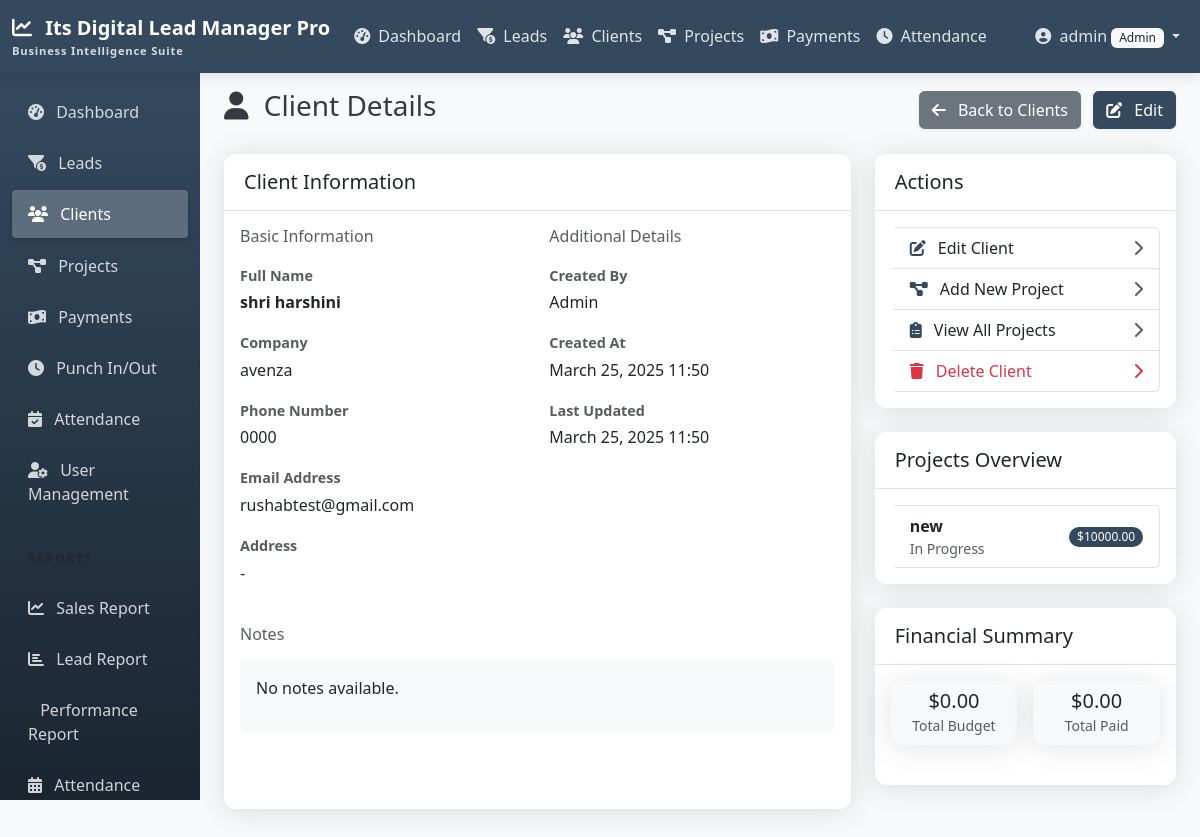
The app's page /clients/1/ (signed in) with its own data.
### accounts/models.py (models this page shows, shortened)
class CustomUser(AbstractUser):
    ROLE_CHOICES = (
        ('admin', 'Admin'),
        ('manager', 'Manager'),
        ('team_leader', 'Team Leader'),
        ('sales_rep', 'Sales Representative'),
    )
    role = models.CharField(max_length=20, choices=ROLE_CHOICES, default='sales_rep')

### clients/models.py (models this page shows, shortened)
class Client(models.Model):
    name = models.CharField(max_length=255)
    company = models.CharField(max_length=255, blank=True, null=True)
    phone = models.CharField(max_length=20)
    email = models.EmailField()
    address = models.TextField(blank=True, null=True)
    notes = models.TextField(blank=True, null=True)
    lead = models.OneToOneField(
        Lead,
        on_delete=models.SET_NULL,
        null=True,
        blank=True,
        related_name='converted_client'
    )
    created_by = models.ForeignKey(
        CustomUser,
        related_name='created_clients',
        on_delete=models.SET_NULL,
        null=True,
        blank=True
    )
    created_at = models.DateTimeField(auto_now_add=True)
    updated_at = models.DateTimeField(auto_now=True)
    class Meta:
        ordering = ['-created_at']
    @property
    def converted_from_lead(self):
        return self.lead is not None

### projects/models.py (models this page shows, shortened)
class Project(models.Model):
    name = models.CharField(max_length=255)
    description = models.TextField(blank=True, null=True)
    client = models.ForeignKey(Client, on_delete=models.CASCADE, related_name='projects')
    start_date = models.DateField()
    end_date = models.DateField(blank=True, null=True)
    status = models.ForeignKey(ProjectStatus, on_delete=models.SET_NULL, null=True)
    budget = models.DecimalField(max_digits=12, decimal_places=2, default=0)
    notes = models.TextField(blank=True, null=True)
    created_by = models.ForeignKey(
        CustomUser,
        related_name='created_projects',
        on_delete=models.SET_NULL,
        null=True,
        blank=True
    )
    created_at = models.DateTimeField(auto_now_add=True)
    updated_at = models.DateTimeField(auto_now=True)
    class Meta:
        ordering = ['-created_at']

class ProjectStatus(models.Model):
    name = models.CharField(max_length=100)
    description = models.TextField(blank=True, null=True)
    order = models.PositiveIntegerField(default=0)
    class Meta:
        ordering = ['order']
        verbose_name_plural = 'Project statuses'

### clients/views.py (the view)
# urls.py: path('<int:pk>/', views.ClientDetailView.as_view(), name='client_detail'),
class ClientDetailView(LoginRequiredMixin, ClientAccessMixin, DetailView):
    model = Client
    template_name = 'clients/client_detail.html'
    context_object_name = 'client'

### templates/clients/client_detail.html (shortened to what this page needs)
{% extends 'base.html' %}
{% block content %}
<div class="d-flex justify-content-between align-items-center mb-4">
    <h1 class="h3">
        <i class="fas fa-user me-2"></i> Client Details
    </h1>
    <div>
        <a href="{% url 'client_list' %}" class="btn btn-secondary">
            <i class="fas fa-arrow-left me-2"></i> Back to Clients
        </a>
        <a href="{% url 'client_edit' client.id %}" class="btn btn-primary ms-2">
            <i class="fas fa-edit me-2"></i> Edit
        </a>
    </div>
</div>
<div class="row">
    <div class="col-md-8 mb-4">
        <div class="card shadow h-100">
            <div class="card-header bg-white">
                <div class="d-flex justify-content-between align-items-center">
                    <h5 class="mb-0">Client Information</h5>
                </div>
            </div>
            <div class="card-body">
                <div class="row">
                    <div class="col-md-6 mb-4">
                        <h6 class="text-muted mb-3">Basic Information</h6>
                        <div class="mb-3">
                            <label class="form-label text-muted small mb-1">Full Name</label>
                            <div class="fw-bold">{{ client.name }}</div>
                        </div>
                        <div class="mb-3">
                            <label class="form-label text-muted small mb-1">Company</label>
                            <div>{{ client.company|default:"-" }}</div>
                        </div>
                        <div class="mb-3">
                            <label class="form-label text-muted small mb-1">Phone Number</label>
                            <div>{{ client.phone }}</div>
                        </div>
                        <div class="mb-3">
                            <label class="form-label text-muted small mb-1">Email Address</label>
                            <div>{{ client.email }}</div>
                        </div>
                        <div class="mb-3">
                            <label class="form-label text-muted small mb-1">Address</label>
                            <div>{{ client.address|default:"-"|linebreaks }}</div>
                        </div>
                    </div>
                    <div class="col-md-6 mb-4">
                        <h6 class="text-muted mb-3">Additional Details</h6>
                        <div class="mb-3">
                            <label class="form-label text-muted small mb-1">Created By</label>
                            <div>
                                {% if client.created_by %}
                                {{ client.created_by.get_full_name|default:client.created_by.username }}
                                {% else %}
                                <span class="text-muted">System</span>
                                {% endif %}
                            </div>
                        </div>
                        <div class="mb-3">
                            <label class="form-label text-muted small mb-1">Created At</label>
                            <div>{{ client.created_at|date:"F d, Y H:i" }}</div>
                        </div>
                        <div class="mb-3">
                            <label class="form-label text-muted small mb-1">Last Updated</label>
                            <div>{{ client.updated_at|date:"F d, Y H:i" }}</div>
                        </div>
                    </div>
                </div>
                <div class="row">
                    <div class="col-12">
                        <h6 class="text-muted mb-3">Notes</h6>
                        <div class="p-3 bg-light rounded">
                            {{ client.notes|default:"No notes available."|linebreaks }}
                        </div>
                    </div>
                </div>
            </div>
        </div>
    </div>
    <div class="col-md-4 mb-4">
        <div class="card shadow mb-4">
            <div class="card-header bg-white">
                <h5 class="mb-0">Actions</h5>
            </div>
            <div class="card-body">
                <div class="list-group">
                    <a href="{% url 'client_edit' client.id %}" class="list-group-item list-group-item-action">
                        <div class="d-flex justify-content-between align-items-center">
                            <div>
                                <i class="fas fa-edit me-2 text-primary"></i>
                                Edit Client
                            </div>
                            <i class="fas fa-chevron-right text-muted"></i>
                        </div>
                    </a>
                    <a href="{% url 'project_add' %}?client={{ client.id }}" class="list-group-item list-group-item-action">
                        <div class="d-flex justify-content-between align-items-center">
                            <div>
                                <i class="fas fa-project-diagram me-2 text-primary"></i>
                                Add New Project
                            </div>
                            <i class="fas fa-chevron-right text-muted"></i>
                        </div>
                    </a>
                    <a href="{% url 'client_projects' client.id %}" class="list-group-item list-group-item-action">
                        <div class="d-flex justify-content-between align-items-center">
                            <div>
                                <i class="fas fa-clipboard-list me-2 text-primary"></i>
                                View All Projects
                            </div>
                            <i class="fas fa-chevron-right text-muted"></i>
                        </div>
                    </a>
                    {% if user.is_superuser or user.role in 'admin,manager' %}
                    <a href="{% url 'client_delete' client.id %}" class="list-group-item list-group-item-action text-danger">
                        <div class="d-flex justify-content-between align-items-center">
                            <div>
                                <i class="fas fa-trash me-2"></i>
                                Delete Client
                            </div>
                            <i class="fas fa-chevron-right"></i>
                        </div>
                    </a>
                    {% endif %}
                </div>
            </div>
        </div>
        <div class="card shadow mb-4">
            <div class="card-header bg-white">
                <h5 class="mb-0">Projects Overview</h5>
            </div>
            <div class="card-body">
                {% with projects=client.projects.all %}
                {% if projects %}
                <div class="list-group">
                    {% for project in projects|slice:":5" %}
                    <a href="{% url 'project_detail' project.id %}" class="list-group-item list-group-item-action">
                        <div class="d-flex justify-content-between align-items-center">
                            <div>
                                <strong>{{ project.name }}</strong>
                                <small class="d-block text-muted">{{ project.status.name }}</small>
                            </div>
                            <span class="badge bg-primary rounded-pill">${{ project.budget }}</span>
                        </div>
                    </a>
                    {% endfor %}
                </div>
                {% endif %}
                {% endwith %}
            </div>
        </div>
        <div class="card shadow">
            <div class="card-header bg-white">
                <h5 class="mb-0">Financial Summary</h5>
            </div>
            <div class="card-body">
                {% with projects=client.projects.all %}
                {% if projects %}
                    {% with total_budget=projects.aggregate_sum.budget total_paid=projects.aggregate_sum.payments__amount %}
                    <div class="row g-3">
                        <div class="col-6">
                            <div class="card bg-light">
                                <div class="card-body text-center p-2">
                                    <h5 class="mb-0">${{ projects.aggregate_sum.budget|default:"0.00" }}</h5>
                                    <small class="text-muted">Total Budget</small>
                                </div>
                            </div>
                        </div>
                        <div class="col-6">
                            <div class="card bg-light">
                                <div class="card-body text-center p-2">
                                    <h5 class="mb-0">${{ projects.aggregate_sum.payments__amount|default:"0.00" }}</h5>
                                    <small class="text-muted">Total Paid</small>
                                </div>
                            </div>
                        </div>
                    </div>
                    {% endwith %}
                {% else %}
                <p class="text-muted text-center mb-0">No financial data available yet.</p>
                {% endif %}
                {% endwith %}
            </div>
        </div>
    </div>
</div>
{% endblock %}

### templates/navbar.html (shortened to what this page needs)
<nav class="navbar navbar-expand-md navbar-dark sticky-top">
    <div class="container-fluid">
        <a class="navbar-brand" href="{% url 'home' %}">
            <i class="fas fa-chart-line me-2"></i>
            Its Digital Lead Manager Pro
            <span class="navbar-brand-subtitle">Business Intelligence Suite</span>
        </a>
        <div class="collapse navbar-collapse" id="navbarNav">
            <ul class="navbar-nav me-auto">
                {% if user.is_authenticated %}
                <li class="nav-item">
                    <a class="nav-link {% if request.path == '/reports/dashboard/' %}active{% endif %}" href="{% url 'dashboard' %}">
                        <i class="fas fa-tachometer-alt me-1"></i> Dashboard
                    </a>
                </li>
                <li class="nav-item">
                    <a class="nav-link {% if '/leads/' in request.path %}active{% endif %}" href="{% url 'lead_list' %}">
                        <i class="fas fa-funnel-dollar me-1"></i> Leads
                    </a>
                </li>
                <li class="nav-item">
                    <a class="nav-link {% if '/clients/' in request.path %}active{% endif %}" href="{% url 'client_list' %}">
                        <i class="fas fa-users me-1"></i> Clients
                    </a>
                </li>
                <li class="nav-item d-none d-lg-block">
                    <a class="nav-link {% if '/projects/' in request.path %}active{% endif %}" href="{% url 'project_list' %}">
                        <i class="fas fa-project-diagram me-1"></i> Projects
                    </a>
                </li>
                <li class="nav-item d-none d-lg-block">
                    <a class="nav-link {% if '/payments/' in request.path %}active{% endif %}" href="{% url 'payment_list' %}">
                        <i class="fas fa-money-bill-wave me-1"></i> Payments
                    </a>
                </li>
                <li class="nav-item d-none d-lg-block">
                    <a class="nav-link {% if '/attendance/punch/' in request.path %}active{% endif %}" href="{% url 'punch' %}">
                        <i class="fas fa-clock me-1"></i> Attendance
                    </a>
                </li>
                {% endif %}
            </ul>
            <ul class="navbar-nav">
                {% if user.is_authenticated %}
                <li class="nav-item dropdown">
                    <a class="nav-link dropdown-toggle" href="#" id="navbarDropdown" role="button" data-bs-toggle="dropdown" aria-expanded="false">
                        <i class="fas fa-user-circle me-1"></i>
                        {% if user.first_name %}{{ user.first_name }}{% else %}{{ user.username }}{% endif %}
                        <span class="badge bg-light text-dark">{{ user.get_role_display }}</span>
                    </a>
                </li>
                {% endif %}
            </ul>
        </div>
    </div>
</nav>

### records on screen
CustomUser: username "admin", role "Admin"
Client: name "shri harshini", company "avenza", phone "0000", email "rushabtest@gmail.com", address "-", created_by.get_full_name "Admin", created_at "March 25, 2025 11:50", updated_at "March 25, 2025 11:50", notes "No notes available."
Project: name "new", status.name "In Progress", budget "10000.00"

### other values on screen
{{ projects.aggregate_sum.budget|default:"0.00" }} "0.00"
{{ projects.aggregate_sum.payments__amount|default:"0.00" }} "0.00"
